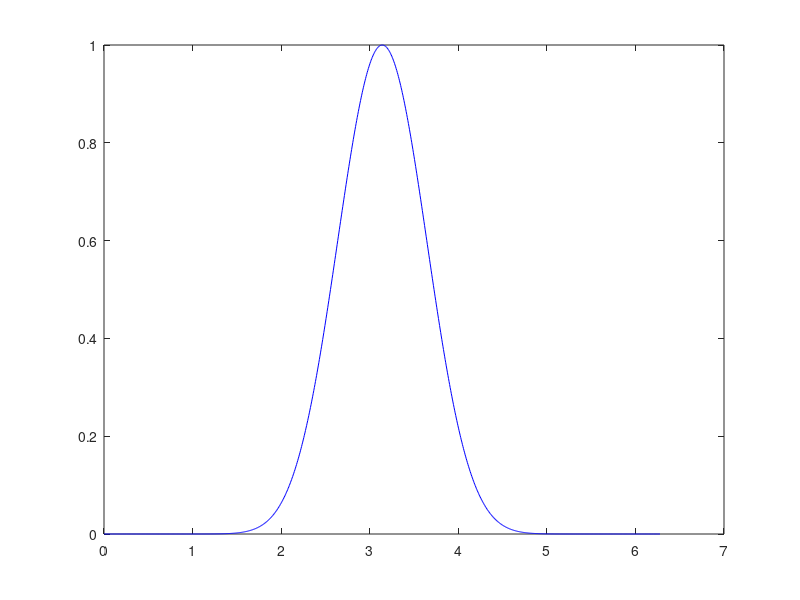

MATLAB code for this plot: (Note: this script raises an error after producing the figure.)
%% upwind difference
%  major << diffusion >> error
%  assume periodic function [ 0, 2pi ]

%%
% N_max is chosen as a big number
% s.t the numerial solution is close to the analytical solution
N_max = 1000;  

figure( 'Name', 'Dissipation error in advection equation' );

%%
% initial solution
x0 = [0:N_max-1] / N_max * 2*pi;
u0 = sin( x0/2 ) .^16;
plot( x0, u0, 'b' );

%% obvious error appears when <N> is small s.t <dx> is big
hold on;
p2 = [];
t = [];
for N = 100 : 250
    delete( p2 ); % to update p2
    delete( t );
    
    x = [0:N-1] / N * 2*pi;
    u00 = sin( x/2 ) .^16;
    [t,u] = ode45( @dudt_upwind, [ 0, 2*pi ], u00 );

    p2 = plot( x, u(end,:), 'r' );
    
    axis( [ 0, 7, 0, 1 ] );
    
    txt = [ 'N = ', num2str(N) ];
    t = text( 5, 0.8, txt );
  
    drawnow;
  
end

hold off;


